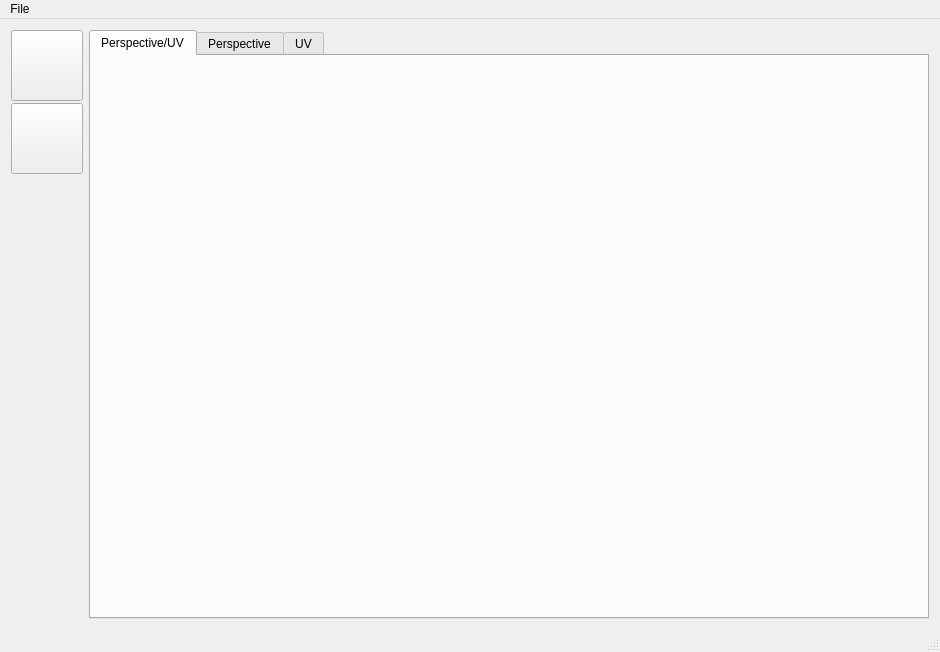
<?xml version="1.0" encoding="UTF-8"?>
<ui version="4.0">
 <class>MainWindow</class>
 <widget class="QMainWindow" name="MainWindow">
  <property name="geometry">
   <rect>
    <x>0</x>
    <y>0</y>
    <width>940</width>
    <height>652</height>
   </rect>
  </property>
  <property name="windowTitle">
   <string>Paint Bug</string>
  </property>
  <widget class="QWidget" name="centralWidget">
   <layout class="QHBoxLayout" name="horizontalLayout">
    <item>
     <widget class="QFrame" name="frame">
      <property name="enabled">
       <bool>true</bool>
      </property>
      <property name="frameShape">
       <enum>QFrame::NoFrame</enum>
      </property>
      <property name="frameShadow">
       <enum>QFrame::Plain</enum>
      </property>
      <property name="lineWidth">
       <number>0</number>
      </property>
      <layout class="QVBoxLayout" name="verticalLayout_3">
       <property name="spacing">
        <number>2</number>
       </property>
       <property name="leftMargin">
        <number>0</number>
       </property>
       <property name="topMargin">
        <number>0</number>
       </property>
       <property name="rightMargin">
        <number>0</number>
       </property>
       <property name="bottomMargin">
        <number>0</number>
       </property>
       <item>
        <widget class="BrushColorButton" name="colorButton">
         <property name="toolTip">
          <string>Brush Color</string>
         </property>
         <property name="text">
          <string/>
         </property>
         <property name="iconSize">
          <size>
           <width>64</width>
           <height>64</height>
          </size>
         </property>
        </widget>
       </item>
       <item>
        <widget class="BrushSizeButton" name="brushSizeButton">
         <property name="toolTip">
          <string>Brush Size</string>
         </property>
         <property name="text">
          <string/>
         </property>
         <property name="iconSize">
          <size>
           <width>64</width>
           <height>64</height>
          </size>
         </property>
        </widget>
       </item>
       <item>
        <spacer name="verticalSpacer">
         <property name="orientation">
          <enum>Qt::Vertical</enum>
         </property>
         <property name="sizeHint" stdset="0">
          <size>
           <width>20</width>
           <height>40</height>
          </size>
         </property>
        </spacer>
       </item>
      </layout>
     </widget>
    </item>
    <item>
     <widget class="QTabWidget" name="tabWidget">
      <property name="currentIndex">
       <number>0</number>
      </property>
      <widget class="QWidget" name="perspectiveUVTab">
       <attribute name="title">
        <string>Perspective/UV</string>
       </attribute>
       <layout class="QHBoxLayout" name="horizontalLayout_2">
        <item>
         <widget class="PerspectiveView" name="splitPerspectiveView" native="true"/>
        </item>
        <item>
         <widget class="UVView" name="splitUVView" native="true"/>
        </item>
       </layout>
      </widget>
      <widget class="QWidget" name="defaultPerspectiveTab">
       <attribute name="title">
        <string>Perspective</string>
       </attribute>
       <layout class="QVBoxLayout" name="verticalLayout">
        <item>
         <widget class="PerspectiveView" name="defaultPerspectiveView" native="true">
          <property name="minimumSize">
           <size>
            <width>512</width>
            <height>512</height>
           </size>
          </property>
          <property name="windowType" stdset="0">
           <string>PERSPECTIVE</string>
          </property>
         </widget>
        </item>
       </layout>
      </widget>
      <widget class="QWidget" name="defaultUVTab">
       <attribute name="title">
        <string>UV</string>
       </attribute>
       <layout class="QVBoxLayout" name="verticalLayout_2">
        <item>
         <widget class="UVView" name="defaultUVView" native="true"/>
        </item>
       </layout>
      </widget>
     </widget>
    </item>
   </layout>
  </widget>
  <widget class="QMenuBar" name="menuBar">
   <property name="geometry">
    <rect>
     <x>0</x>
     <y>0</y>
     <width>940</width>
     <height>22</height>
    </rect>
   </property>
   <widget class="QMenu" name="menuFile">
    <property name="title">
     <string>File</string>
    </property>
    <widget class="QMenu" name="recentMeshMenu">
     <property name="title">
      <string>Import Recent Mesh</string>
     </property>
    </widget>
    <addaction name="importMeshAction"/>
    <addaction name="recentMeshMenu"/>
    <addaction name="separator"/>
    <addaction name="exportTexturesAction"/>
   </widget>
   <addaction name="menuFile"/>
  </widget>
  <widget class="QStatusBar" name="statusBar"/>
  <action name="importMeshAction">
   <property name="text">
    <string>Import Mesh</string>
   </property>
  </action>
  <action name="exportTexturesAction">
   <property name="text">
    <string>Export Textures</string>
   </property>
   <property name="toolTip">
    <string>Export Textures</string>
   </property>
  </action>
 </widget>
 <layoutdefault spacing="6" margin="11"/>
 <customwidgets>
  <customwidget>
   <class>PerspectiveView</class>
   <extends>QWidget</extends>
   <header>views/perspectiveview.h</header>
   <container>1</container>
  </customwidget>
  <customwidget>
   <class>UVView</class>
   <extends>QWidget</extends>
   <header>views/uvview.h</header>
   <container>1</container>
  </customwidget>
  <customwidget>
   <class>BrushColorButton</class>
   <extends>QToolButton</extends>
   <header>buttons/brushcolorbutton.h</header>
  </customwidget>
  <customwidget>
   <class>BrushSizeButton</class>
   <extends>QToolButton</extends>
   <header>buttons/brushsizebutton.h</header>
  </customwidget>
 </customwidgets>
 <resources/>
 <connections/>
</ui>
